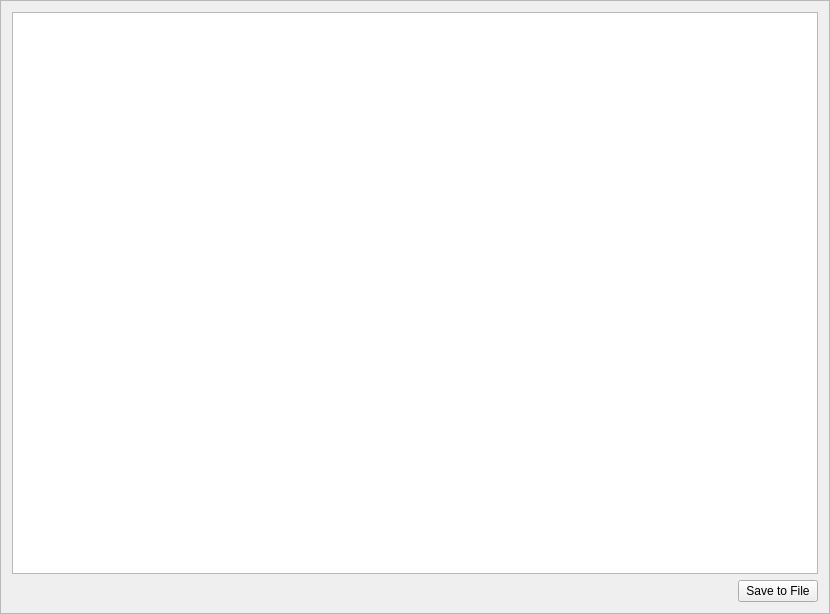
<?xml version="1.0" encoding="UTF-8"?>
<ui version="4.0">
 <class>TransactionsFrame</class>
 <widget class="QFrame" name="TransactionsFrame">
  <property name="geometry">
   <rect>
    <x>0</x>
    <y>0</y>
    <width>830</width>
    <height>614</height>
   </rect>
  </property>
  <property name="windowTitle">
   <string>Frame</string>
  </property>
  <property name="frameShape">
   <enum>QFrame::StyledPanel</enum>
  </property>
  <property name="frameShadow">
   <enum>QFrame::Raised</enum>
  </property>
  <layout class="QVBoxLayout" name="verticalLayout">
   <item>
    <widget class="QTreeView" name="m_transactionsView">
     <property name="sizeAdjustPolicy">
      <enum>QAbstractScrollArea::AdjustIgnored</enum>
     </property>
     <property name="editTriggers">
      <set>QAbstractItemView::AnyKeyPressed|QAbstractItemView::CurrentChanged|QAbstractItemView::EditKeyPressed|QAbstractItemView::SelectedClicked</set>
     </property>
     <property name="alternatingRowColors">
      <bool>true</bool>
     </property>
     <property name="rootIsDecorated">
      <bool>false</bool>
     </property>
     <property name="uniformRowHeights">
      <bool>true</bool>
     </property>
     <property name="itemsExpandable">
      <bool>false</bool>
     </property>
     <property name="sortingEnabled">
      <bool>false</bool>
     </property>
     <attribute name="headerCascadingSectionResizes">
      <bool>true</bool>
     </attribute>
     <attribute name="headerShowSortIndicator" stdset="0">
      <bool>false</bool>
     </attribute>
    </widget>
   </item>
   <item>
    <layout class="QHBoxLayout" name="horizontalLayout">
     <item>
      <spacer name="horizontalSpacer">
       <property name="orientation">
        <enum>Qt::Horizontal</enum>
       </property>
       <property name="sizeHint" stdset="0">
        <size>
         <width>40</width>
         <height>20</height>
        </size>
       </property>
      </spacer>
     </item>
     <item>
      <widget class="QPushButton" name="m_csvButton">
       <property name="text">
        <string>Save to File</string>
       </property>
       <property name="icon">
        <iconset resource="../../resources.qrc">
         <normaloff>:/icons/export</normaloff>:/icons/export</iconset>
       </property>
      </widget>
     </item>
    </layout>
   </item>
  </layout>
 </widget>
 <resources>
  <include location="../../resources.qrc"/>
 </resources>
 <connections>
  <connection>
   <sender>m_csvButton</sender>
   <signal>clicked()</signal>
   <receiver>TransactionsFrame</receiver>
   <slot>exportToCsv()</slot>
   <hints>
    <hint type="sourcelabel">
     <x>761</x>
     <y>587</y>
    </hint>
    <hint type="destinationlabel">
     <x>414</x>
     <y>306</y>
    </hint>
   </hints>
  </connection>
  <connection>
   <sender>m_transactionsView</sender>
   <signal>doubleClicked(QModelIndex)</signal>
   <receiver>TransactionsFrame</receiver>
   <slot>showTransactionDetails(QModelIndex)</slot>
   <hints>
    <hint type="sourcelabel">
     <x>414</x>
     <y>287</y>
    </hint>
    <hint type="destinationlabel">
     <x>414</x>
     <y>306</y>
    </hint>
   </hints>
  </connection>
 </connections>
 <slots>
  <slot>exportToCsv()</slot>
  <slot>showTransactionDetails(QModelIndex)</slot>
 </slots>
</ui>
